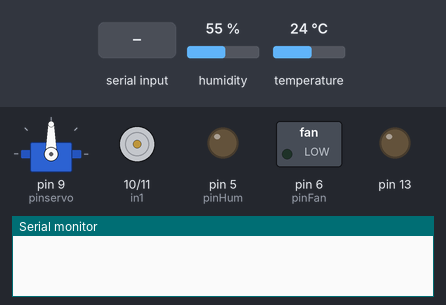
The sketch below on a simulated Arduino Uno, built with avr-gcc and run on an emulated ATmega328P. Shown: servo, motor-driver pin pairs drawn as motors (green arrow = first pin HIGH = forward, orange = second pin HIGH = backward, longer = more drive), switched loads named in the sketch (green lamp = pin HIGH), output pins drawn as LEDs (lit = HIGH), the last lines printed to the serial monitor. The test bench sets the inputs (shaded band); at power-on: humidity 55 %, temperature 24 °C.

Above: at 1.2 s.
1.3 s: "/" received over Serial
At 4.2 s:
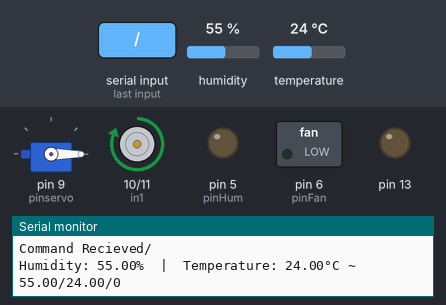
4.3 s: "." received over Serial
7.3 s: "90/45/200\n" received over Serial
Timing chart, 0 to 10.3 s (numbered marks = the images above; inputs shaded):
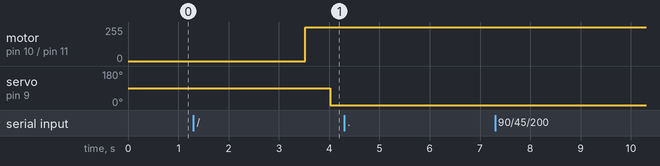

Measured:
- after the input at 1.3 s, motor on pin 10 (in1) / pin 11 (in2): stopped → forward 255/255 after 2.2 s; servo on pin 9 (pinservo): 90° → 0° after 2.7 s

The sketch:

MainController.ino
```cpp
#include "DHT.h"
#include <Servo.h>                                                          //new line
#define DHTPIN 2
#define DHTTYPE DHT11


DHT dht(DHTPIN, DHTTYPE);
Servo myservo;


int pinSensor = 2;
int pinHum = 5;
int in1 = 10;
int in2 = 11;
int pinFan = 6;
int pinservo = 9;
int servopos0 =55; //vent closed
int servopos1 = 0;  //vent open


float temperatureGoal = 0;
float relativeHGoal = 0;
bool startup = true;

const String comtemplate ="000/00.00/000" ;// hum/temp/pwm
const int sizeOfCom = comtemplate.length();
String coms = "";

float currentTemp = 0;
float currentH = 0;
int pwm = 0;
void setup() {

  Serial.begin(9600);
  dht.begin(); // initialize the sensor

  pinMode(pinHum,OUTPUT);
  pinMode(pinFan,OUTPUT);
  pinMode(in1, OUTPUT);
  pinMode(in2,OUTPUT);
  pinMode(13,OUTPUT);

  myservo.attach(pinservo);                                                  //new line

}

void loop() {
  // put your main code here, to run repeatedly:
  if(Serial.available() > 0){
    coms = Serial.readString();
    Serial.println("Command Recieved" + coms);
      parseReadings(coms);
      getReadings();
      getParameters();
      startup = false;
      delay(500);
  }

  if(startup == false){
   if(currentH !=  relativeHGoal){
    if(currentH < relativeHGoal){
      analogWrite(pinHum,255);
      delay(500);

    }else if(currentH > relativeHGoal +2){
      analogWrite(pinHum,000);
      digitalWrite(in1,HIGH);
      digitalWrite(in2,LOW);
      analogWrite(pinFan,pwm);
      delay(500);
    }
   }

  }


  if(startup == false){                                             //New lines
   if(currentTemp !=  temperatureGoal){
    if(currentTemp < temperatureGoal){
      myservo.write(servopos0);
      delay(500);

    }else if(currentTemp > temperatureGoal){
      myservo.write(servopos1);
      delay(500);
    }
   }

  }                                                                 // Till Here

delay(1000);

}
void parseReadings(String str){
 if(str.charAt(3)=='/' && str.charAt(6) == '.' && str.charAt(9) == '/'){
   relativeHGoal =  str.substring(0,3).toFloat();

   temperatureGoal = str.substring(4,9).toFloat();
  // Serial.println(temperatureGoal);
   pwm = str.substring(10).toInt();
   //Serial.println(pwm);

 }
}
void getParameters(){
Serial.print(currentH);
Serial.print("/" );
Serial.print(currentTemp);
Serial.print("/");
Serial.println(pwm);
}

void getReadings(){
    // read humidity
  currentH  = dht.readHumidity();
  // read temperature as Celsius
  currentTemp = dht.readTemperature();
   Serial.print("Humidity: ");
    Serial.print(currentH);
    Serial.print("%");
    Serial.print("  |  ");
    Serial.print("Temperature: ");
    Serial.print(currentTemp);
    Serial.println("°C ~ ");

}
```
